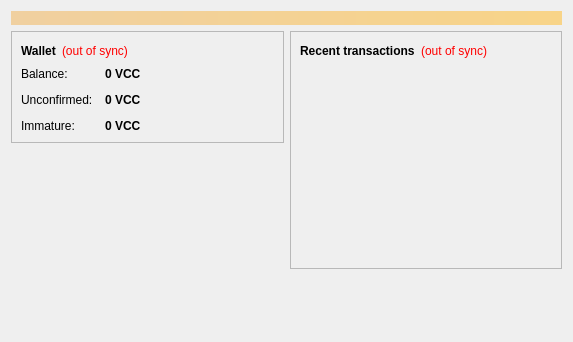
<?xml version="1.0" encoding="UTF-8"?>
<ui version="4.0">
 <class>OverviewPage</class>
 <widget class="QWidget" name="OverviewPage">
  <property name="geometry">
   <rect>
    <x>0</x>
    <y>0</y>
    <width>573</width>
    <height>342</height>
   </rect>
  </property>
  <property name="windowTitle">
   <string>Form</string>
  </property>
  <layout class="QVBoxLayout" name="topLayout">
   <item>
    <widget class="QLabel" name="labelAlerts">
     <property name="visible">
      <bool>false</bool>
     </property>
     <property name="styleSheet">
      <string notr="true">background-color: qlineargradient(x1: 0, y1: 0, x2: 1, y2: 0, stop:0 #F0D0A0, stop:1 #F8D488); color:#000000;</string>
     </property>
     <property name="wordWrap">
      <bool>true</bool>
     </property>
     <property name="margin">
      <number>3</number>
     </property>
    </widget>
   </item>
   <item>
    <layout class="QHBoxLayout" name="horizontalLayout" stretch="1,1">
     <item>
      <layout class="QVBoxLayout" name="verticalLayout_2">
       <item>
        <widget class="QFrame" name="frame">
         <property name="frameShape">
          <enum>QFrame::StyledPanel</enum>
         </property>
         <property name="frameShadow">
          <enum>QFrame::Raised</enum>
         </property>
         <layout class="QVBoxLayout" name="verticalLayout_4">
          <item>
           <layout class="QHBoxLayout" name="horizontalLayout_4">
            <item>
             <widget class="QLabel" name="label_5">
              <property name="font">
               <font>
                <weight>75</weight>
                <bold>true</bold>
               </font>
              </property>
              <property name="text">
               <string>Wallet</string>
              </property>
             </widget>
            </item>
            <item>
             <widget class="QLabel" name="labelWalletStatus">
              <property name="toolTip">
               <string>The displayed information may be out of date. Your wallet automatically synchronizes with the Viptocoin network after a connection is established, but this process has not completed yet.</string>
              </property>
              <property name="styleSheet">
               <string notr="true">QLabel { color: red; }</string>
              </property>
              <property name="text">
               <string notr="true">(out of sync)</string>
              </property>
              <property name="alignment">
               <set>Qt::AlignLeading|Qt::AlignLeft|Qt::AlignVCenter</set>
              </property>
             </widget>
            </item>
            <item>
             <spacer name="horizontalSpacer_2">
              <property name="orientation">
               <enum>Qt::Horizontal</enum>
              </property>
              <property name="sizeHint" stdset="0">
               <size>
                <width>40</width>
                <height>20</height>
               </size>
              </property>
             </spacer>
            </item>
           </layout>
          </item>
          <item>
           <layout class="QFormLayout" name="formLayout_2">
            <property name="fieldGrowthPolicy">
             <enum>QFormLayout::AllNonFixedFieldsGrow</enum>
            </property>
            <property name="horizontalSpacing">
             <number>12</number>
            </property>
            <property name="verticalSpacing">
             <number>12</number>
            </property>
            <item row="0" column="0">
             <widget class="QLabel" name="label">
              <property name="text">
               <string>Balance:</string>
              </property>
             </widget>
            </item>
            <item row="0" column="1">
             <widget class="QLabel" name="labelBalance">
              <property name="font">
               <font>
                <weight>75</weight>
                <bold>true</bold>
               </font>
              </property>
              <property name="cursor">
               <cursorShape>IBeamCursor</cursorShape>
              </property>
              <property name="toolTip">
               <string>Your current balance</string>
              </property>
              <property name="text">
               <string notr="true">0 VCC</string>
              </property>
              <property name="textInteractionFlags">
               <set>Qt::LinksAccessibleByMouse|Qt::TextSelectableByKeyboard|Qt::TextSelectableByMouse</set>
              </property>
             </widget>
            </item>
            <item row="1" column="0">
             <widget class="QLabel" name="label_3">
              <property name="text">
               <string>Unconfirmed:</string>
              </property>
             </widget>
            </item>
            <item row="1" column="1">
             <widget class="QLabel" name="labelUnconfirmed">
              <property name="font">
               <font>
                <weight>75</weight>
                <bold>true</bold>
               </font>
              </property>
              <property name="cursor">
               <cursorShape>IBeamCursor</cursorShape>
              </property>
              <property name="toolTip">
               <string>Total of transactions that have yet to be confirmed, and do not yet count toward the current balance</string>
              </property>
              <property name="text">
               <string notr="true">0 VCC</string>
              </property>
              <property name="textInteractionFlags">
               <set>Qt::LinksAccessibleByMouse|Qt::TextSelectableByKeyboard|Qt::TextSelectableByMouse</set>
              </property>
             </widget>
            </item>
            <item row="2" column="0">
             <widget class="QLabel" name="labelImmatureText">
              <property name="text">
               <string>Immature:</string>
              </property>
             </widget>
            </item>
            <item row="2" column="1">
             <widget class="QLabel" name="labelImmature">
              <property name="font">
               <font>
                <weight>75</weight>
                <bold>true</bold>
               </font>
              </property>
              <property name="toolTip">
               <string>Mined balance that has not yet matured</string>
              </property>
              <property name="text">
               <string notr="true">0 VCC</string>
              </property>
              <property name="textInteractionFlags">
               <set>Qt::LinksAccessibleByMouse|Qt::TextSelectableByKeyboard|Qt::TextSelectableByMouse</set>
              </property>
             </widget>
            </item>
           </layout>
          </item>
         </layout>
        </widget>
       </item>
       <item>
        <spacer name="verticalSpacer">
         <property name="orientation">
          <enum>Qt::Vertical</enum>
         </property>
         <property name="sizeHint" stdset="0">
          <size>
           <width>20</width>
           <height>40</height>
          </size>
         </property>
        </spacer>
       </item>
      </layout>
     </item>
     <item>
      <layout class="QVBoxLayout" name="verticalLayout_3">
       <item>
        <widget class="QFrame" name="frame_2">
         <property name="frameShape">
          <enum>QFrame::StyledPanel</enum>
         </property>
         <property name="frameShadow">
          <enum>QFrame::Raised</enum>
         </property>
         <layout class="QVBoxLayout" name="verticalLayout">
          <item>
           <layout class="QHBoxLayout" name="horizontalLayout_2">
            <item>
             <widget class="QLabel" name="label_4">
              <property name="text">
               <string>&lt;b&gt;Recent transactions&lt;/b&gt;</string>
              </property>
             </widget>
            </item>
            <item>
             <widget class="QLabel" name="labelTransactionsStatus">
              <property name="toolTip">
               <string>The displayed information may be out of date. Your wallet automatically synchronizes with the Viptocoin network after a connection is established, but this process has not completed yet.</string>
              </property>
              <property name="styleSheet">
               <string notr="true">QLabel { color: red; }</string>
              </property>
              <property name="text">
               <string notr="true">(out of sync)</string>
              </property>
              <property name="alignment">
               <set>Qt::AlignRight|Qt::AlignTrailing|Qt::AlignVCenter</set>
              </property>
             </widget>
            </item>
            <item>
             <spacer name="horizontalSpacer">
              <property name="orientation">
               <enum>Qt::Horizontal</enum>
              </property>
              <property name="sizeHint" stdset="0">
               <size>
                <width>40</width>
                <height>20</height>
               </size>
              </property>
             </spacer>
            </item>
           </layout>
          </item>
          <item>
           <widget class="QListView" name="listTransactions">
            <property name="styleSheet">
             <string notr="true">QListView { background: transparent; }</string>
            </property>
            <property name="frameShape">
             <enum>QFrame::NoFrame</enum>
            </property>
            <property name="verticalScrollBarPolicy">
             <enum>Qt::ScrollBarAlwaysOff</enum>
            </property>
            <property name="horizontalScrollBarPolicy">
             <enum>Qt::ScrollBarAlwaysOff</enum>
            </property>
            <property name="selectionMode">
             <enum>QAbstractItemView::NoSelection</enum>
            </property>
           </widget>
          </item>
         </layout>
        </widget>
       </item>
       <item>
        <spacer name="verticalSpacer_2">
         <property name="orientation">
          <enum>Qt::Vertical</enum>
         </property>
         <property name="sizeHint" stdset="0">
          <size>
           <width>20</width>
           <height>40</height>
          </size>
         </property>
        </spacer>
       </item>
      </layout>
     </item>
    </layout>
   </item>
  </layout>
 </widget>
 <resources/>
 <connections/>
</ui>
